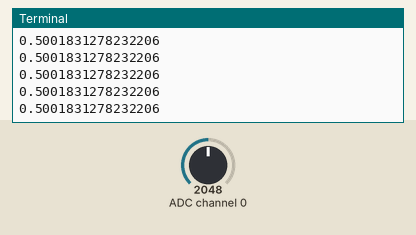
This program was run on a simulated Raspberry Pi (BCM pin numbers). Shown: the last lines printed to the terminal. The inputs (shaded band) are chosen by the test bench; at power-on: ADC channel 0 = 2048 (analog values on the 0–4095 scale).

Above: at 1.2 s.
1.3 s: ADC channel 0 set to 2866
At 1.56 s:
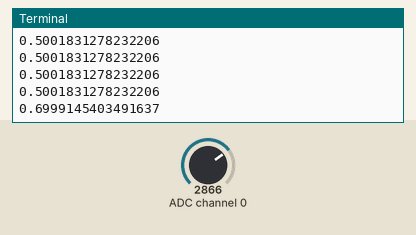
2.8 s: ADC channel 0 set to 3603
At 2.96 s:
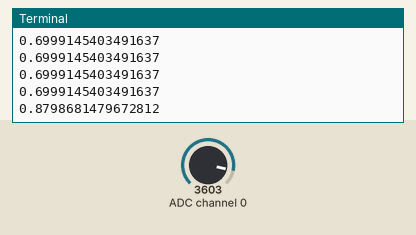
Timing chart, 0 to 5.8 s (numbered marks = the images above; inputs shaded):
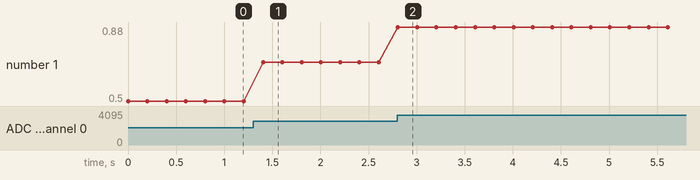

The program:

06-01-print.py
```python
from gpiozero import MCP3208
from time import sleep

adc0 = MCP3208(0)

try:
    while True:
        inputVal0 = adc0.value
        print(inputVal0)
        sleep(0.2)

except KeyboardInterrupt:
    pass

adc0.close() 
```

Measured:
- after the input at 1.3 s, the terminal: prints a new line after 0.10 s (image 1)
- after the input at 2.8 s, the terminal: prints a new line at once (image 2)
- plotted number 1: 0.5 → 0.7 after the input at 1.3 s, 0.7 → 0.88 after the input at 2.8 s
